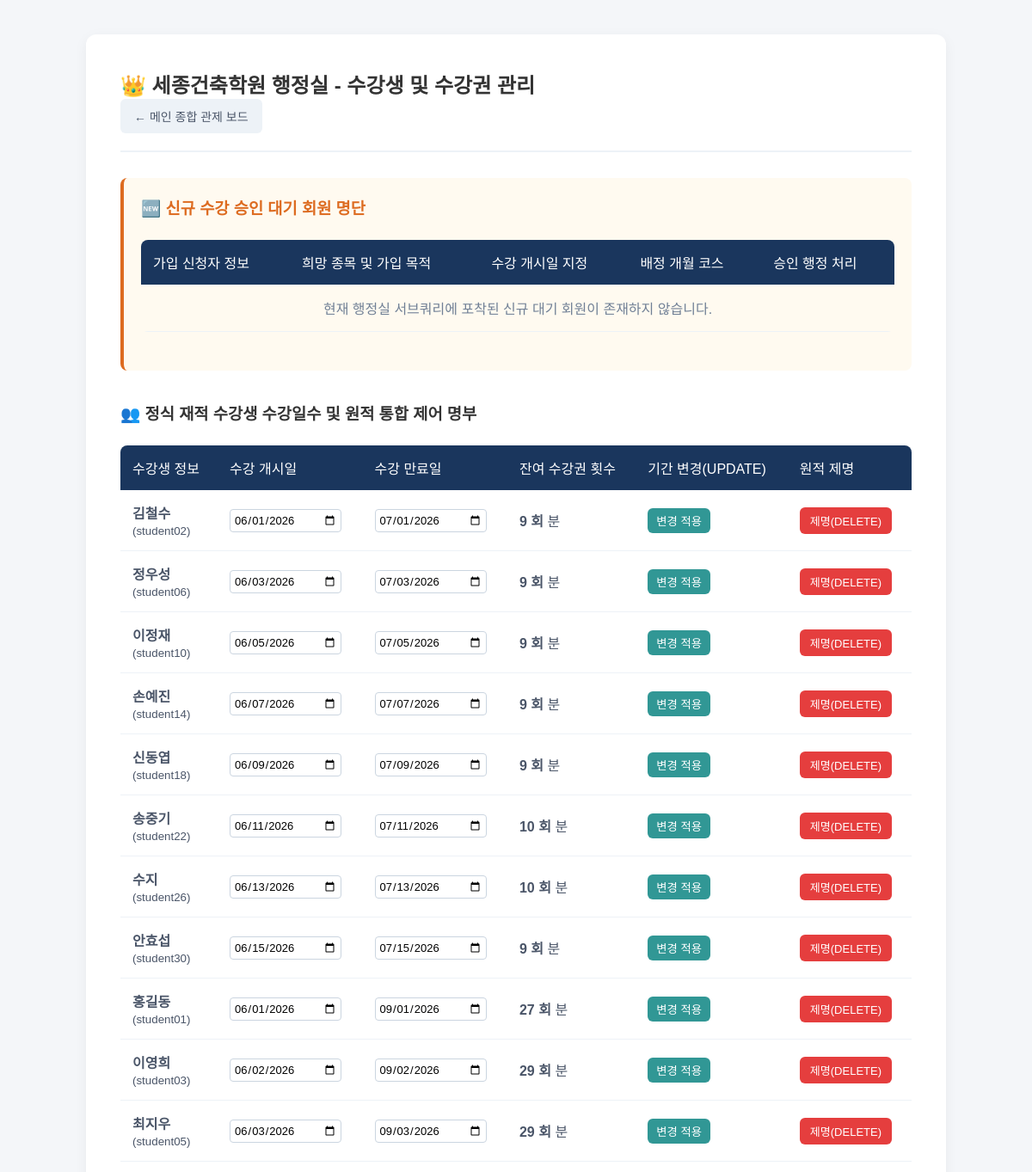
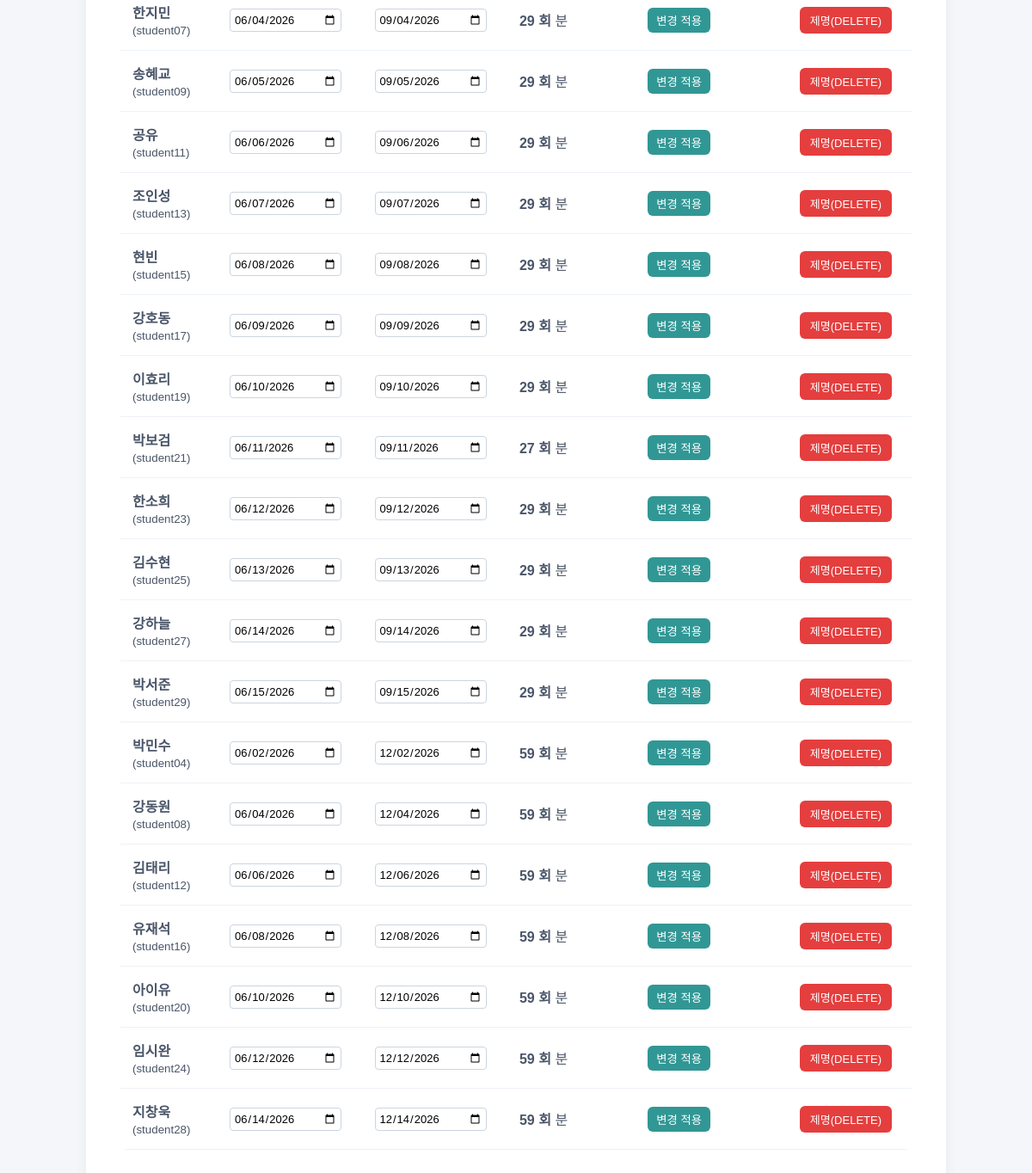
The page /admin_students.php (signed in) on the database its author committed (2 pictures, top to bottom).
### tables this page shows
CREATE TABLE `tickets` (
  `ticket_id` int(11) NOT NULL AUTO_INCREMENT,
  `user_id` varchar(15) NOT NULL,
  `months` int(11) DEFAULT '3',
  `total_count` int(11) DEFAULT '30',
  `remaining_count` int(11) DEFAULT '30',
  `expiry_date` date DEFAULT NULL,
  PRIMARY KEY (`ticket_id`),
  KEY `user_id` (`user_id`),
  CONSTRAINT `tickets_ibfk_1` FOREIGN KEY (`user_id`) REFERENCES `users` (`user_id`) ON DELETE CASCADE
);

CREATE TABLE `users` (
  `user_id` varchar(15) NOT NULL,
  `pwd` varchar(255) NOT NULL,
  `name` varchar(20) NOT NULL,
  `user_level` enum('student','admin') DEFAULT 'student',
  `interests` varchar(100) DEFAULT NULL,
  `purpose` varchar(100) DEFAULT NULL,
  `start_date` date DEFAULT NULL,
  `memo` text,
  PRIMARY KEY (`user_id`)
);

### admin_students.php (the view, shortened to what this page needs)
<?php
include './db_connect.php';
?>
<!DOCTYPE html>
<html lang="ko">
<head>
    <link rel="stylesheet" href="css/style.css">
</head>
<body>
    <div class="container">
        <header>
            <h2>👑 세종건축학원 행정실 - 수강생 및 수강권 관리</h2>
            <p><a href="./index.php" class="btn">← 메인 종합 관제 보드</a></p>
        </header>
        <div class="profile-card" style="border-left-color: #dd6b20; background: #fffaf0; padding:20px; border-radius:8px; margin-bottom:35px;">
            <h3 style="color:#dd6b20; margin-bottom:12px;">🆕 신규 수강 승인 대기 회원 명단</h3>
            <table class="styled-table">
                <thead>
                    <tr><th>가입 신청자 정보</th><th>희망 종목 및 가입 목적</th><th>수강 개시일 지정</th><th>배정 개월 코스</th><th>승인 행정 처리</th></tr>
                </thead>
                <tbody>
                    <?php
                    $sub_filter_q = "SELECT * FROM users WHERE user_level='student' AND user_id NOT IN (SELECT user_id FROM tickets)";
                    $sub_res = mysqli_query($conn, $sub_filter_q);
                    if(mysqli_num_rows($sub_res) == 0) {
                        echo "<tr><td colspan='5' style='text-align:center; color:#718096; padding:15px;'>현재 행정실 서브쿼리에 포착된 신규 대기 회원이 존재하지 않습니다.</td></tr>";
                    }
                    ?>
                </tbody>
            </table>
        </div>
        <h3>👥 정식 재적 수강생 수강일수 및 원적 통합 제어 명부</h3>
        <table class="styled-table">
            <thead>
                <tr><th>수강생 정보</th><th>수강 개시일</th><th>수강 만료일</th><th>잔여 수강권 횟수</th><th>기간 변경(UPDATE)</th><th>원적 제명</th></tr>
            </thead>
            <tbody>
                <?php
                $join_list_q = "SELECT u.*, t.ticket_id, t.expiry_date, t.remaining_count FROM users u JOIN tickets t ON u.user_id = t.user_id WHERE u.user_level = 'student' ORDER BY t.expiry_date ASC";
                $result = mysqli_query($conn, $join_list_q);
                while ($row = mysqli_fetch_assoc($result)) {
                    echo "<tr><form action='./update_student_date.php' method='POST'>
                        <input type='hidden' name='user_id' value='{$row['user_id']}'>
                        <input type='hidden' name='ticket_id' value='{$row['ticket_id']}'>
                        <td><b>{$row['name']}</b><br><small>({$row['user_id']})</small></td>
                        <td><input type='date' name='start_date' value='{$row['start_date']}' class='input-table' style='width:130px;'></td>
                        <td><input type='date' name='expiry_date' value='{$row['expiry_date']}' class='input-table' style='width:130px;'></td>
                        <td><b>{$row['remaining_count']} 회</b> 분</td>
                        <td><button type='submit' class='btn-update' style='padding:5px 10px;'>변경 적용</button></td>
                        <td><a href='./admin_students.php?action=delete_user&user_id={$row['user_id']}' class='btn-delete' onclick='return confirm(\"해당 수강생을 학원 명부에서 영구 제명합니까?\");'>제명(DELETE)</a></td>
                    </form></tr>";
                }
                ?>
            </tbody>
        </table>
    </div>
</body>
</html>

### style.css (style rules this page uses)
* { margin: 0; padding: 0; box-sizing: border-box; font-family: 'Noto Sans KR', sans-serif; }
body { background-color: #f4f6f9; color: #333; padding: 40px 20px; }
.container { max-width: 1000px; margin: 0 auto; background: #ffffff; padding: 40px; border-radius: 12px; box-shadow: 0 4px 16px rgba(0,0,0,0.05); }
header { margin-bottom: 30px; border-bottom: 2px solid #edf2f7; padding-bottom: 20px; }
.styled-table { width: 100%; border-collapse: collapse; margin: 25px 0; border-radius: 8px; overflow: hidden; }
.styled-table th { background-color: #1a365d; color: white; padding: 14px; font-weight: 500; text-align: left; }
.styled-table td { padding: 14px; border-bottom: 1px solid #edf2f7; color: #4a5568; }
.btn, .btn-apply, .btn-delete, .btn-s { text-decoration: none; border-radius: 6px; border: none; cursor: pointer; display: inline-block; font-weight: 500; }
.btn { padding: 10px 16px; background: #edf2f7; color: #4a5568; font-size: 14px; }
.btn-delete { padding: 6px 12px; background: #e53e3e; color: white; font-size: 13px; }
.btn-update { padding: 6px 12px; background: #319795; color: white; border: none; border-radius: 6px; cursor: pointer; }
.profile-card { background: #f8fafc; border-left: 4px solid #1a365d; padding: 20px; margin-bottom: 25px; border-radius: 0 8px 8px 0; }
.input-table { padding: 4px; border: 1px solid #cbd5e0; border-radius: 4px; font-size: 13px; }

### rows shown on the page
tickets: user.name "김철수", user.user_id "student02", start_date "06/01/2026", expiry_date "07/01/2026", remaining_count "9"
tickets: user.name "정우성", user.user_id "student06", start_date "06/03/2026", expiry_date "07/03/2026", remaining_count "9"
tickets: user.name "이정재", user.user_id "student10", start_date "06/05/2026", expiry_date "07/05/2026", remaining_count "9"
tickets: user.name "손예진", user.user_id "student14", start_date "06/07/2026", expiry_date "07/07/2026", remaining_count "9"
tickets: user.name "신동엽", user.user_id "student18", start_date "06/09/2026", expiry_date "07/09/2026", remaining_count "9"
tickets: user.name "송중기", user.user_id "student22", start_date "06/11/2026", expiry_date "07/11/2026", remaining_count "10"
tickets: user.name "수지", user.user_id "student26", start_date "06/13/2026", expiry_date "07/13/2026", remaining_count "10"
tickets: user.name "안효섭", user.user_id "student30", start_date "06/15/2026", expiry_date "07/15/2026", remaining_count "9"
tickets: user.name "홍길동", user.user_id "student01", start_date "06/01/2026", expiry_date "09/01/2026", remaining_count "27"
tickets: user.name "이영희", user.user_id "student03", start_date "06/02/2026", expiry_date "09/02/2026", remaining_count "29"
tickets: user.name "최지우", user.user_id "student05", start_date "06/03/2026", expiry_date "09/03/2026", remaining_count "29"
tickets: user.name "한지민", user.user_id "student07", start_date "06/04/2026", expiry_date "09/04/2026", remaining_count "29"
tickets: user.name "송혜교", user.user_id "student09", start_date "06/05/2026", expiry_date "09/05/2026", remaining_count "29"
tickets: user.name "공유", user.user_id "student11", start_date "06/06/2026", expiry_date "09/06/2026", remaining_count "29"
tickets: user.name "조인성", user.user_id "student13", start_date "06/07/2026", expiry_date "09/07/2026", remaining_count "29"
tickets: user.name "현빈", user.user_id "student15", start_date "06/08/2026", expiry_date "09/08/2026", remaining_count "29"
tickets: user.name "강호동", user.user_id "student17", start_date "06/09/2026", expiry_date "09/09/2026", remaining_count "29"
tickets: user.name "이효리", user.user_id "student19", start_date "06/10/2026", expiry_date "09/10/2026", remaining_count "29"
tickets: user.name "박보검", user.user_id "student21", start_date "06/11/2026", expiry_date "09/11/2026", remaining_count "27"
tickets: user.name "한소희", user.user_id "student23", start_date "06/12/2026", expiry_date "09/12/2026", remaining_count "29"
tickets: user.name "김수현", user.user_id "student25", start_date "06/13/2026", expiry_date "09/13/2026", remaining_count "29"
tickets: user.name "강하늘", user.user_id "student27", start_date "06/14/2026", expiry_date "09/14/2026", remaining_count "29"
tickets: user.name "박서준", user.user_id "student29", start_date "06/15/2026", expiry_date "09/15/2026", remaining_count "29"
tickets: user.name "박민수", user.user_id "student04", start_date "06/02/2026", expiry_date "12/02/2026", remaining_count "59"
tickets: user.name "강동원", user.user_id "student08", start_date "06/04/2026", expiry_date "12/04/2026", remaining_count "59"
tickets: user.name "김태리", user.user_id "student12", start_date "06/06/2026", expiry_date "12/06/2026", remaining_count "59"
tickets: user.name "유재석", user.user_id "student16", start_date "06/08/2026", expiry_date "12/08/2026", remaining_count "59"
tickets: user.name "아이유", user.user_id "student20", start_date "06/10/2026", expiry_date "12/10/2026", remaining_count "59"
tickets: user.name "임시완", user.user_id "student24", start_date "06/12/2026", expiry_date "12/12/2026", remaining_count "59"
tickets: user.name "지창욱", user.user_id "student28", start_date "06/14/2026", expiry_date "12/14/2026", remaining_count "59"
